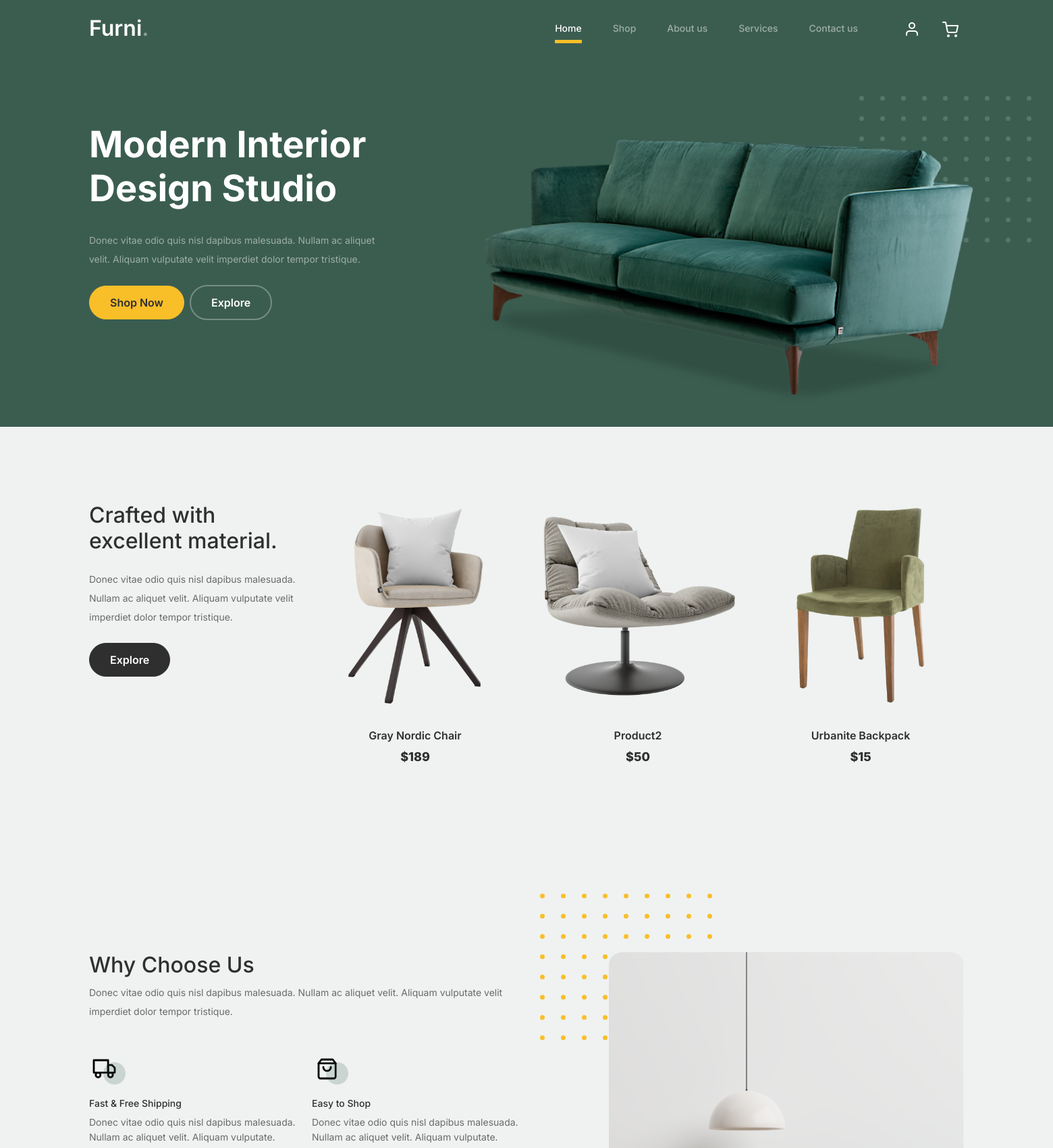
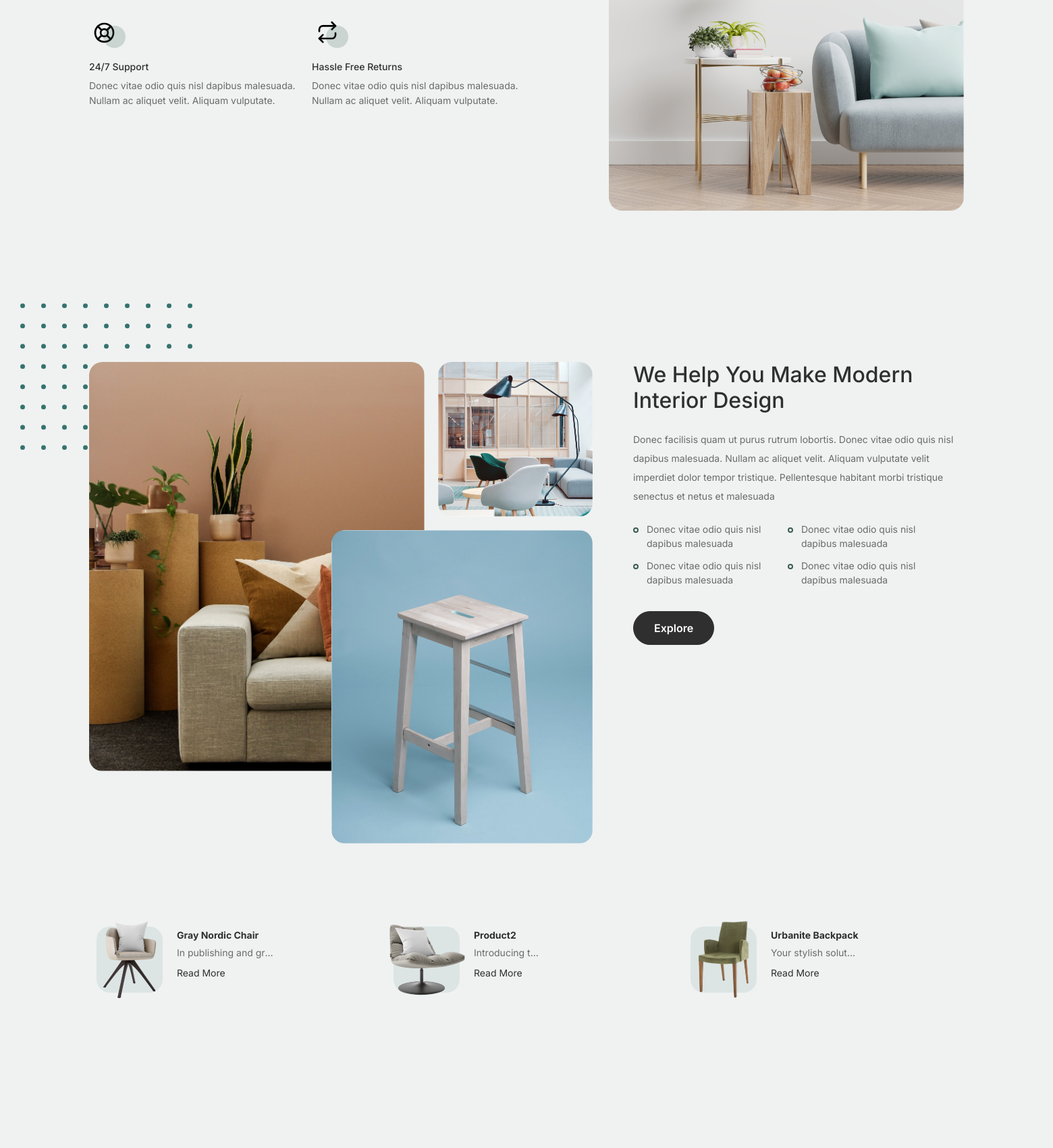
Page / (signed in, upper part) on the committed database (2 pictures, top to bottom).
### shop/models.py (models this page shows, shortened)
class Product(models.Model):
    product_name    = models.CharField(max_length=200, unique=True)
    category        = models.ForeignKey(Category, on_delete=models.CASCADE)
    slug            = models.SlugField(max_length=200, unique=True)
    description     = models.TextField(max_length=500, blank=True)
    price           = models.IntegerField()
    images          = models.ImageField(upload_to='photos/products')
    stock           = models.IntegerField()
    is_available    = models.BooleanField(default=True)
    created_date    = models.DateTimeField(auto_now_add=True)
    modified_date   = models.DateTimeField(auto_now=True)
    def get_url(self):
        return reverse('product_detail', args=[self.category.slug, self.slug])

### funi/views.py (the view)
# urls.py: 2. Add a URL to urlpatterns:  path('', views.home, name='home')
def home(request):
    products = Product.objects.all().filter(is_available=True).order_by('id') # noqa
    paginator = Paginator(products, 3)
    page_number = request.GET.get('page')
    page_products = paginator.get_page(page_number)
    context = {
        'products': page_products,
    }
    return render(request, 'home.html', context)

### accounts/models.py (called while the page is built)
    @property
    def is_authenticated(self):
        return True

### cart/context_processor.py (called while the page is built)
def counter(request):
    cart_count = 0
    if 'admin' in request.path:
        return {}
    else:
        try:
            cart = Cart.objects.filter(cart_id=_cart_id(request))
            if request.user.is_authenticated:
                cart_items = CartItem.objects.all().filter(user=request.user)
            else:
                cart_items = CartItem.objects.all().filter(cart=cart[:1])
            for cart_item in cart_items:
                cart_count += cart_item.quantity
        except Cart.DoesNotExist:
            cart_count = 0
    if cart_count > 9:
        cart_count = '9+'
    return dict(cart_count=cart_count)

### cart/views.py (called while the page is built)
def _cart_id(request):
    cart = request.session.session_key
    if not cart:
        cart = request.session.create()
    return cart

### chat/context_processor.py (called while the page is built, shortened)
def chat_context(request):
    if request.user.is_authenticated:
        username = request.user.username
        room_name = f'u{username}'
        if 'room_name' not in request.session or request.session['room_name'] != room_name:
            request.session['room_name'] = room_name
            request.session['username'] = username
            Room.objects.get_or_create(room_name=room_name)
    request.room_name = room_name
    request.username = username
    return {
        'chat_room_name': room_name,
        'chat_username': username,
    }

### chat/msg_context_processor.py (called while the page is built)
def room_message(request):
    room_name = request.session.get('room_name')
    print('Room name', room_name)
    if room_name:
        room, _ = Room.objects.get_or_create(room_name=room_name)
        get_messages = Message.objects.filter(room=room)
    else:
        get_messages = ['hello']
    return {
        'get_messages': get_messages,
    }

### templates/home.html (shortened to what this page needs)
{% extends 'base.html' %} {% load static %} {% block content %}
<div class="hero">
  <div class="container">
    <div class="row justify-content-between">
      <div class="col-lg-5">
        <div class="intro-excerpt">
          <h1>Modern Interior <span class="d-block">Design Studio</span></h1>
          <p class="mb-4">
            Donec vitae odio quis nisl dapibus malesuada. Nullam ac aliquet
            velit. Aliquam vulputate velit imperdiet dolor tempor tristique.
          </p>
          <p>
            <a href="{% url 'shop' %}" class="btn btn-secondary me-2"
              >Shop Now</a
            ><a href="{% url 'shop' %}" class="btn btn-white-outline"
              >Explore</a
            >
          </p>
        </div>
      </div>
      <div class="col-lg-7 d-none d-md-block">
        <div class="hero-img-wrap">
          <img src="{% static 'images/couch.png' %}" class="img-fluid" />
        </div>
      </div>
    </div>
  </div>
</div>
<div class="product-section">
  <div class="container">
    <div class="row">
      <div class="col-md-12 col-lg-3 mb-5 mb-lg-0">
        <h2 class="mb-4 section-title">Crafted with excellent material.</h2>
        <p class="mb-4">
          Donec vitae odio quis nisl dapibus malesuada. Nullam ac aliquet velit.
          Aliquam vulputate velit imperdiet dolor tempor tristique.
        </p>
        <p><a href="{% url 'shop' %}" class="btn">Explore</a></p>
      </div>
      {% for product in products %}
      <div class="col-12 col-md-4 col-lg-3 mb-5 mb-md-0">
        <a class="product-item" href="{{product.get_url}}">
          <img
            src="{{ product.images.url }}"
            class="img-fluid product-thumbnail"
          />
          <h3 class="product-title">{{product.product_name}}</h3>
          <strong class="product-price">${{ product.price }}</strong>
        </a>
      </div>
      {% endfor %}
    </div>
  </div>
</div>
<div class="why-choose-section">
  <div class="container">
    <div class="row justify-content-between">
      <div class="col-lg-6">
        <h2 class="section-title">Why Choose Us</h2>
        <p>
          Donec vitae odio quis nisl dapibus malesuada. Nullam ac aliquet velit.
          Aliquam vulputate velit imperdiet dolor tempor tristique.
        </p>
        <div class="row my-5">
          <div class="col-6 col-md-6">
            <div class="feature">
              <div class="icon">
                <img
                  src="{% static 'images/truck.svg' %}"
                  alt="Image"
                  class="imf-fluid"
                />
              </div>
              <h3>Fast &amp; Free Shipping</h3>
              <p>
                Donec vitae odio quis nisl dapibus malesuada. Nullam ac aliquet
                velit. Aliquam vulputate.
              </p>
            </div>
          </div>
          <div class="col-6 col-md-6">
            <div class="feature">
              <div class="icon">
                <img
                  src="{% static 'images/bag.svg' %}"
                  alt="Image"
                  class="imf-fluid"
                />
              </div>
              <h3>Easy to Shop</h3>
              <p>
                Donec vitae odio quis nisl dapibus malesuada. Nullam ac aliquet
                velit. Aliquam vulputate.
              </p>
            </div>
          </div>
          <div class="col-6 col-md-6">
            <div class="feature">
              <div class="icon">
                <img
                  src="{% static 'images/support.svg' %}"
                  alt="Image"
                  class="imf-fluid"
                />
              </div>
              <h3>24/7 Support</h3>
              <p>
                Donec vitae odio quis nisl dapibus malesuada. Nullam ac aliquet
                velit. Aliquam vulputate.
              </p>
            </div>
          </div>
          <div class="col-6 col-md-6">
            <div class="feature">
              <div class="icon">
                <img
                  src="{% static 'images/return.svg' %}"
                  alt="Image"
                  class="imf-fluid"
                />
              </div>
              <h3>Hassle Free Returns</h3>
              <p>
                Donec vitae odio quis nisl dapibus malesuada. Nullam ac aliquet
                velit. Aliquam vulputate.
              </p>
            </div>
          </div>
        </div>
      </div>
      <div class="col-lg-5">
        <div class="img-wrap">
          <img
            src="{% static 'images/why-choose-us-img.jpg' %}"
            alt="Image"
            class="img-fluid"
          />
        </div>
      </div>
    </div>
  </div>
</div>
<div class="we-help-section">
  <div class="container">
    <div class="row justify-content-between">
      <div class="col-lg-7 mb-5 mb-lg-0">
        <div class="imgs-grid">
          <div class="grid grid-1">
            <img src="{% static 'images/img-grid-1.jpg' %}" alt="Untree.co" />
          </div>
          <div class="grid grid-2">
            <img src="{% static 'images/img-grid-2.jpg' %}" alt="Untree.co" />
          </div>
          <div class="grid grid-3">
            <img src="{% static 'images/img-grid-3.jpg' %}" alt="Untree.co" />
          </div>
        </div>
      </div>
      <div class="col-lg-5 ps-lg-5">
        <h2 class="section-title mb-4">
          We Help You Make Modern Interior Design
        </h2>
        <p>
          Donec facilisis quam ut purus rutrum lobortis. Donec vitae odio quis
          nisl dapibus malesuada. Nullam ac aliquet velit. Aliquam vulputate
          velit imperdiet dolor tempor tristique. Pellentesque habitant morbi
          tristique senectus et netus et malesuada
        </p>
        <ul class="list-unstyled custom-list my-4">
          <li>Donec vitae odio quis nisl dapibus malesuada</li>
          <li>Donec vitae odio quis nisl dapibus malesuada</li>
          <li>Donec vitae odio quis nisl dapibus malesuada</li>
          <li>Donec vitae odio quis nisl dapibus malesuada</li>
        </ul>
        <p><a href="{% url 'shop' %}" class="btn">Explore</a></p>
      </div>
    </div>
  </div>
</div>
<div class="popular-product">
  <div class="container">
    <div class="row">
      {% for product in products %}
      <div class="col-12 col-md-6 col-lg-4 mb-4 mb-lg-0">
        <div class="product-item-sm d-flex">
          <div class="thumbnail">
            <img src="{{ product.images.url }}" alt="Image" class="img-fluid" />
          </div>
          <div class="pt-3">
            <h3>{{product.product_name }}</h3>
            <p class="col-1 text-truncate">{{ product.description}}</p>
            <p><a href="{{product.get_url}}">Read More</a></p>
          </div>
        </div>
      </div>
      {% endfor %}
    </div>
  </div>
</div>
<div class="blog-section">
</div>
{% endblock %}

### rows in the picture
Product: images (picture), product_name "Gray Nordic Chair", price "189", description "In publishing and gr…"
Product: images (picture), product_name "Product2", price "50", description "Introducing t…"
Product: images (picture), product_name "Urbanite Backpack", price "15", description "Your stylish solut…"
